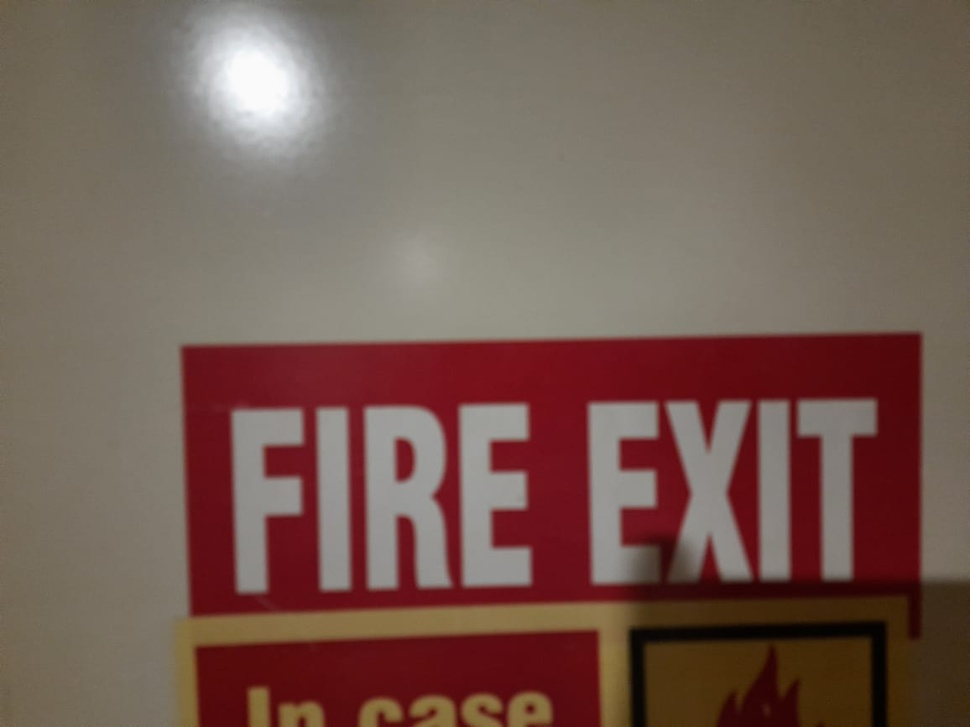
#> input picture Projects/OpenCV/Text_Extraction_From_Image/Data/Input/Fire_exit.jpeg, 970 x 727 px, shrunk from 1156 x 867 before the run
$ python marvel_logo.py --input Data/Input/Fire_exit.jpeg --output out   (older library calls are emulated)
#> lines starting #> are read from the running program, lines starting #| are printed output that depends on the picture
# Usage
# python marvel_logo.py -i Data/Input/marvel_logo.jpg -o Data/Output/marvel_logo/

# Import libraries
import cv2
import argparse
import numpy as np

# Add command line arguments
ap = argparse.ArgumentParser()
ap.add_argument("-i", "--input", type=str,
                required=True, help="Input image path")
ap.add_argument("-o", "--output", type=str,
                required=True, help="Output folder path")
args = vars(ap.parse_args())

# Load the image
image = cv2.imread(args["input"])
#> image is the input picture: shape (727, 970, 3); mean B, G, R 83.3, 92.4, 117.5
cv2.imshow("Original", image)

# We need to invert the colors because we need marvel logo chars in white
# To inverse, we can do bitwise_not
image_inv = cv2.bitwise_not(image)
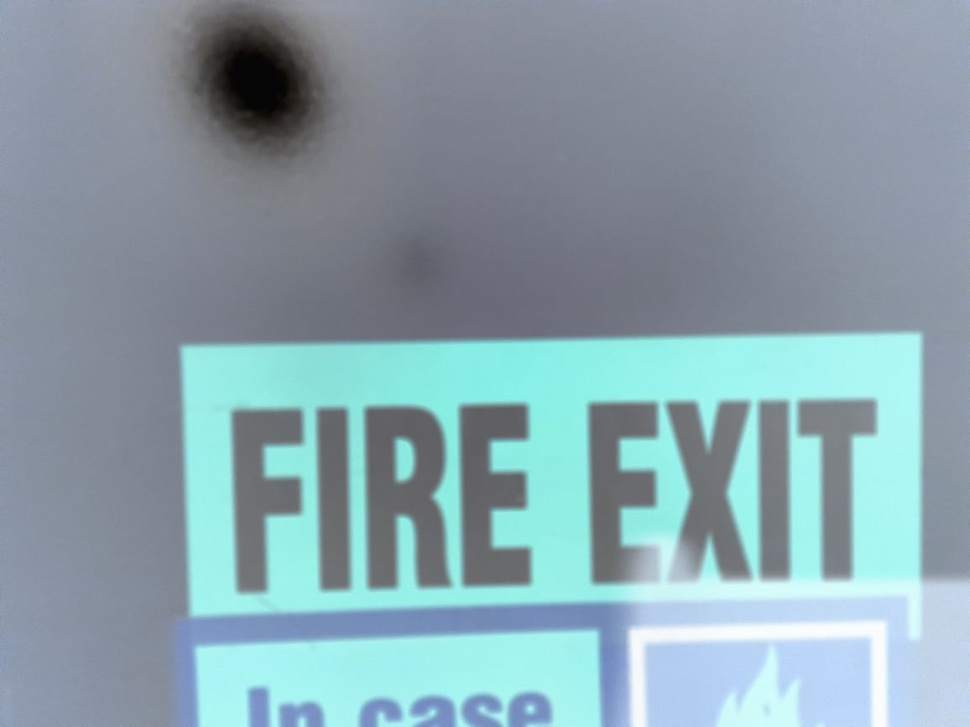
#> image_inv: shape (727, 970, 3); mean B, G, R 171.7, 162.6, 137.5
cv2.imshow("Inverted", image_inv)

erosion = False
opening = False
if erosion:
    # As we can see logo characters are attached to each other, so we need to disconnect them before applying Connected component analysis.
    # To disconnect, let's try Erosion method
    iters = range(3, 10)

    for i in iters:
        eroded = cv2.erode(image_inv.copy(), None, iterations=i)
        cv2.imshow(f"Eroded:{i} times", eroded)
        cv2.waitKey(0)
    # Erosion doesn't help because on 7th iteration character itself erodes, but R and V charas are still connected.
    cv2.destroyAllWindows()

if opening:
    # Let's try with Opening operation
    kernel_sizes = range(7, 21, 2)
    for kernel_size in kernel_sizes:
        kernel = cv2.getStructuringElement(
            cv2.MORPH_RECT, (kernel_size, kernel_size))
        opened = cv2.morphologyEx(
            image_inv.copy(), cv2.MORPH_OPEN, kernel)
        cv2.imshow(f"Opened:{kernel_size}", opened)
        cv2.waitKey(0)
    # Opening operation doesn't work either as it destroys "R" character after applying some kernel_size
    cv2.destroyAllWindows()

# Let's apply Opening for kernel_size (13, 13) and then apply erosion
kernel_size = (13, 13)
kernel = cv2.getStructuringElement(cv2.MORPH_RECT, kernel_size)
opened = cv2.morphologyEx(
    image_inv.copy(), cv2.MORPH_OPEN, kernel)
cv2.imshow("Opened", opened)
# Now apply erosion to see if we can disconnect R and V chars.
iters = range(1, 15)
for i in iters:
    eroded = cv2.erode(opened.copy(), None, cv2.CV_32F, iterations=i)
    cv2.imshow(f"Eroded:{i} times", eroded)
    cv2.waitKey(0)
#> this loop made 14 passes
#> pass 2, `eroded = cv2.erode(opened.copy(), None, cv2.CV_32F, iterations=i)`:
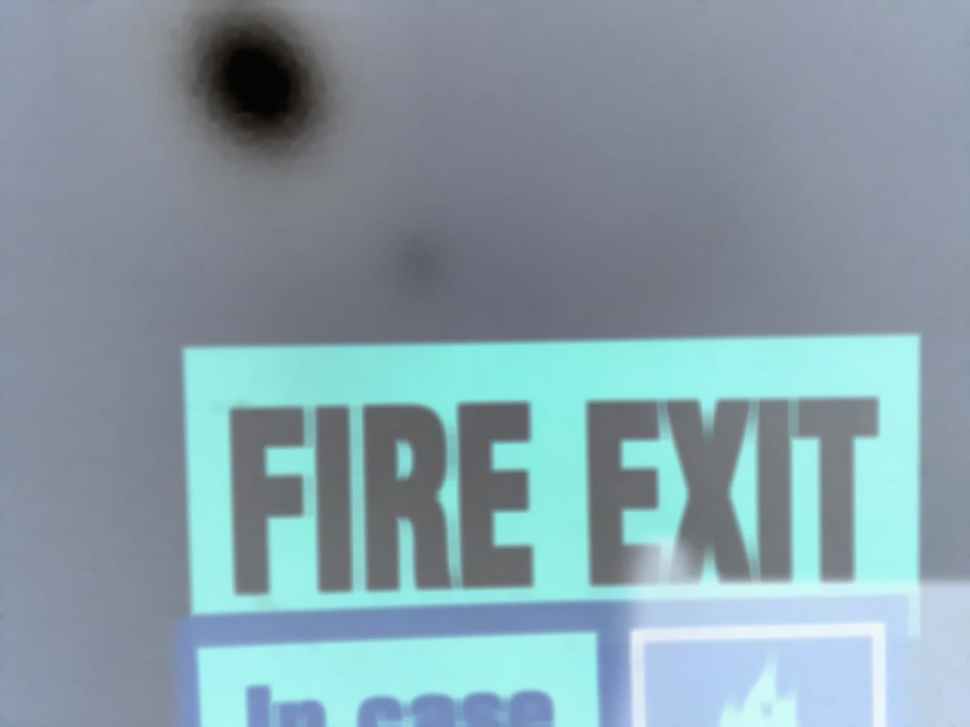
#> eroded: shape (727, 970, 3); mean B, G, R 167.6, 157.9, 134.6

# cv2.waitKey(0)
cv2.destroyAllWindows()
